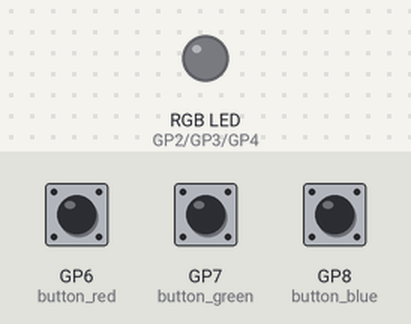
A program run on a simulated Raspberry Pi Pico running MicroPython. Shown: an RGB LED mixed from three pins (HIGH = lit). Dashed ring = blinking. Inputs (shaded band) come from the test bench; at power-on: GP6 (button_red) LOW, GP7 (button_green) LOW, GP8 (button_blue) LOW.

Above: at 1.2 s.
1.3 s: GP6 (button_red) pulled HIGH for 1 s
At 2.4 s:
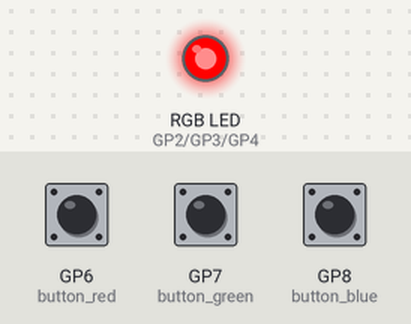
3.8 s: GP7 (button_green) pulled HIGH for 3.2 s
At 3.9 s:
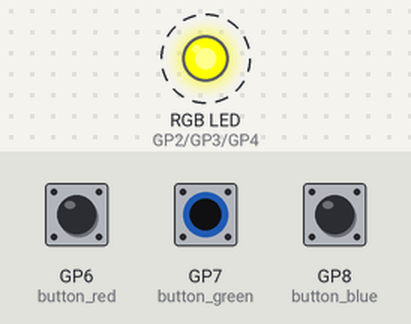
8.5 s: GP8 (button_blue) pulled HIGH for 0.15 s
At 9.7 s:
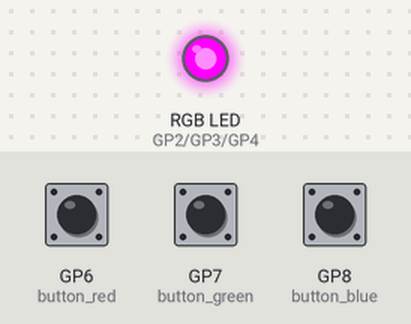
10.1 s: GP6 (button_red) pulled HIGH for 0.15 s
At 10.9 s:
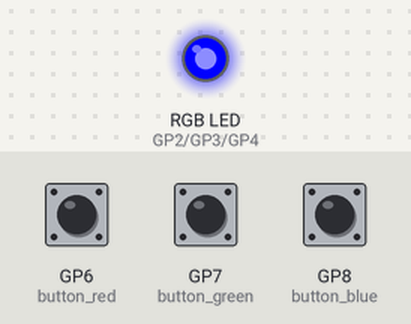
11.7 s: GP7 (button_green) pulled HIGH for 0.15 s
At 12.1 s:
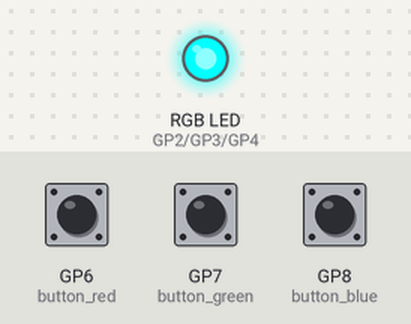
13.3 s: GP8 (button_blue) pulled HIGH for 1 s
At 15.2 s:
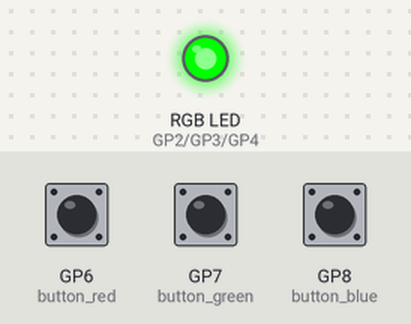
Timing chart, 0 to 16.7 s (numbered marks = the images above; inputs shaded):
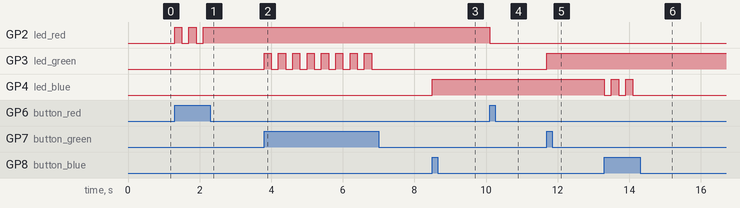

Measured:
- after the input at 1.3 s, GP2 (led_red): alternates HIGH for 0.20 s and LOW for 0.20 s, 5 changes in all, then stays HIGH, starting at once
- after the input at 3.8 s, GP3 (led_green): alternates HIGH for 0.20 s and LOW for 0.20 s, 16 changes in all, then stays LOW, starting at once
- after the input at 8.5 s, GP4 (led_blue): LOW → HIGH at once
- after the input at 10.1 s, GP2 (led_red): HIGH → LOW at once
- after the input at 11.7 s, GP3 (led_green): LOW → HIGH at once
- after the input at 13.3 s, GP4 (led_blue): alternates HIGH for 0.20 s and LOW for 0.20 s, 5 changes in all, then stays LOW, starting at once

The program:

rgb-led-3-buttons.py
```python
import machine
import utime

led_red = machine.Pin(2, machine.Pin.OUT)
led_green = machine.Pin(3, machine.Pin.OUT)
led_blue = machine.Pin(4, machine.Pin.OUT)

button_red = machine.Pin(6, machine.Pin.IN, machine.Pin.PULL_DOWN)
button_green = machine.Pin(7, machine.Pin.IN, machine.Pin.PULL_DOWN)
button_blue = machine.Pin(8, machine.Pin.IN, machine.Pin.PULL_DOWN)

while True:

    if button_red.value() == 1:
        led_red.toggle()
        utime.sleep(0.2)

    if button_green.value() == 1:
        led_green.toggle()
        utime.sleep(0.2)

    if button_blue.value() == 1:
        led_blue.toggle()
        utime.sleep(0.2)
```
